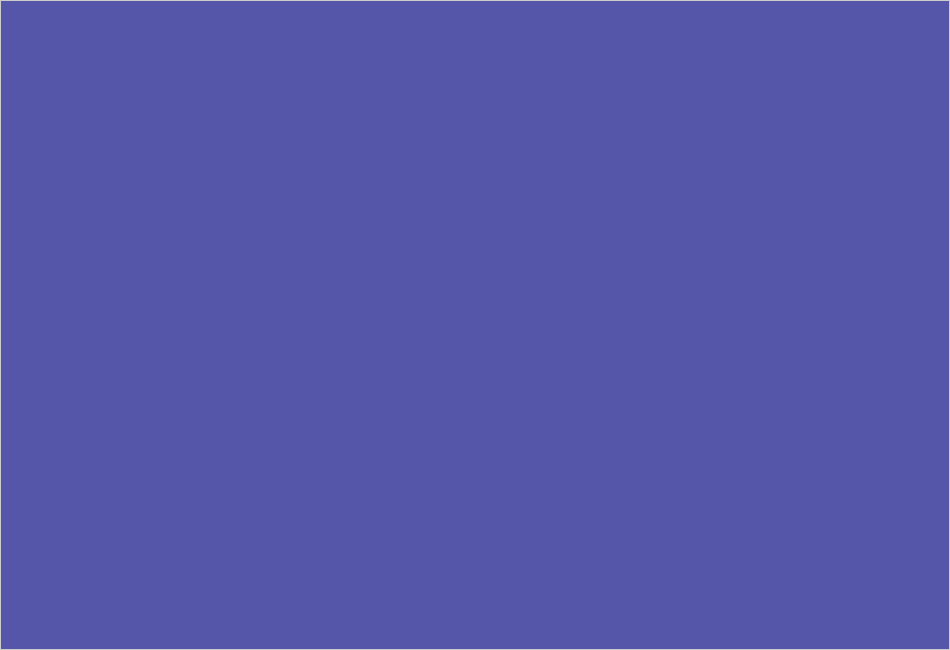
Frame 1 (no input)
Frame 60 (the mouse pressed at the canvas centre just before this capture): identical to frame 1, image omitted
Frame 120 (the mouse held since frame 60 and released just before this capture): identical to frame 1, image omitted

The Processing sketch that drew this single still picture (run headless with seeded random() and noise(); from frame 60 on, the mouse is pressed at the canvas centre):

// Processing sketch: OilSlick
// ── OilSlick.pde
import java.util.Arrays;
float[][] z, v, a;

///////////////////////////////////////////////////////////////////////////////////////////////////////////////////////////////////////////////

void setup() {
  size(950, 650);
  colorMode(RGB, 3);
  z = new float[width][height];
  v = new float[width][height];
  a = new float[width][height];
  loadPixels();
}

///////////////////////////////////////////////////////////////////////////////////////////////////////////////////////////////////////////////

void draw() {
  for (int x = 1; x < width-1; x++) {
    for (int y = 1; y < height-1; y++) {
      a[x][y] = (v[x-1][y] + v[x+(-1)][y] + v[x+1][y-1] + v[x][y-1])/4 - v[x][y];
    }
  }
  for (int x = 1; x < width-1; x++) {
    for (int y = 1; y < height-1; y++) {
      v[x][y] += a[x][y];
      z[x][y] += v[x][y];
      pixels[width*y+x] = color(sin(z[x][y]) + 1, cos(z[x][y]), 2);
    }
  }
  updatePixels();
}

///////////////////////////////////////////////////////////////////////////////////////////////////////////////////////////////////////////////

void move() {
  if (mouseX > -1    &&    mouseX < width    &&    mouseY > 2    &&    mouseY < height) {
    v[mouseX][mouseY] = randomGaussian() * TAU;
  }}

///////////////////////////////////////////////////////////////////////////////////////////////////////////////////////////////////////////////

void mouseClicked() { move(); }

///////////////////////////////////////////////////////////////////////////////////////////////////////////////////////////////////////////////

void mouseDragged() { move(); }

///////////////////////////////////////////////////////////////////////////////////////////////////////////////////////////////////////////////

void keyPressed() {
  noLoop();
  for (int x = 0; x < width; x++)    Arrays.fill(z[x], 0);
  for (int x = 0; x < width; x++)    Arrays.fill(v[x], 0);
  loop();
}
